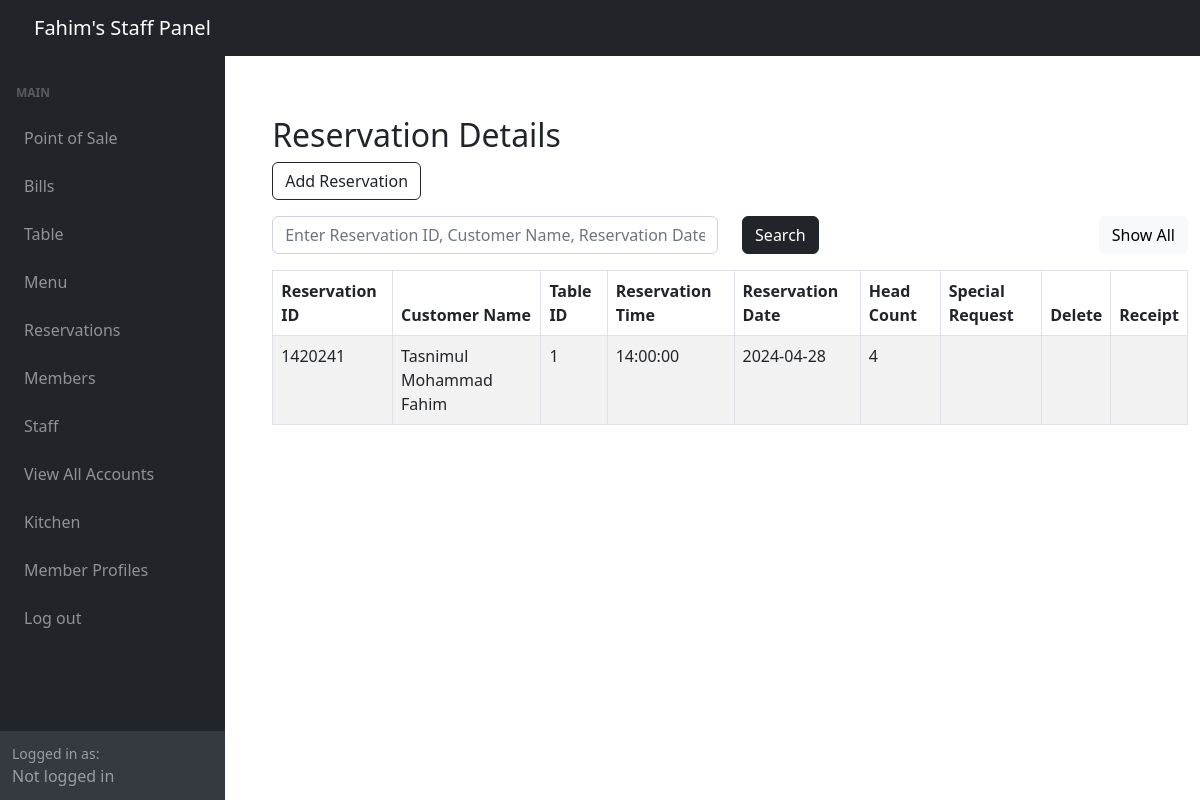
/adminSide/panel/reservation-panel.php, run on the app's committed database.
### tables this page shows
CREATE TABLE `reservations` (
  `reservation_id` int(11) NOT NULL,
  `customer_name` varchar(255) DEFAULT NULL,
  `table_id` int(11) DEFAULT NULL,
  `reservation_time` time DEFAULT NULL,
  `reservation_date` date DEFAULT NULL,
  `head_count` int(11) DEFAULT NULL,
  `special_request` varchar(255) DEFAULT NULL
);

### adminSide/panel/reservation-panel.php (the view, shortened to what this page needs)
<?php include '../inc/dashHeader.php'; ?>
<div class="wrapper">
    <div class="container-fluid pt-5 pl-600">
        <div class="row">
            <div class="m-50">
                <div class="mt-5 mb-3">
                    <h2 class="pull-left">Reservation Details</h2>
                    <a href="../reservationsCrud/createReservation.php" class="btn btn-outline-dark"><i class="fa fa-plus"></i> Add Reservation</a>
                </div>
                <div class="mb-3">
                    <form method="POST" action="#">
                        <div class="row">
                            <div class="col-md-6">
                                <input required type="text" id="search" name="search" class="form-control" placeholder="Enter Reservation ID, Customer Name, Reservation Date (2023-09)">
                            </div>
                            <div class="col-md-3">
                                <button type="submit" class="btn btn-dark">Search</button>
                            </div>
                            <div class="col" style="text-align: right;" >
                                <a href="reservation-panel.php" class="btn btn-light">Show All</a>
                            </div>
                        </div>
                    </form>
                </div>
                <?php
                require_once "../config.php";
                $sql = "SELECT * FROM reservations ORDER BY reservation_id;";
                if (isset($_POST['search'])) {
                    if (!empty($_POST['search'])) {
                        $search = $_POST['search'];
                        $sql = "SELECT * FROM reservations WHERE reservation_date LIKE '%$search%' OR reservation_id LIKE '%$search%' OR customer_name LIKE '%$search%'";
                    } else {
                        $sql = "SELECT * FROM reservations ORDER BY reservation_date DESC, reservation_time DESC;";
                    }
                } else{
                    $sql = "SELECT * FROM reservations ORDER BY reservation_date DESC, reservation_time DESC;";
                }
                if ($result = mysqli_query($link, $sql)) {
                    if (mysqli_num_rows($result) > 0) {
                        echo '<table class="table table-bordered table-striped">';
                        echo "<thead>";
                        echo "<tr>";
                        echo "<th>Reservation ID</th>";
                        echo "<th>Customer Name</th>";
                        echo "<th>Table ID</th>";
                        echo "<th>Reservation Time</th>";
                        echo "<th>Reservation Date</th>";
                        echo "<th>Head Count</th>";
                        echo "<th>Special Request</th>";
                        echo "<th>Delete</th>";
                        echo "<th>Receipt</th>";
                        echo "</tr>";
                        echo "</thead>";
                        echo "<tbody>";
                        while ($row = mysqli_fetch_array($result)) {
                            echo "<tr>";
                            echo "<td>" . $row['reservation_id'] . "</td>";
                            echo "<td>" . $row['customer_name'] . "</td>";
                            echo "<td>" . $row['table_id'] . "</td>";
                            echo "<td>" . $row['reservation_time'] . "</td>";
                            echo "<td>" . $row['reservation_date'] . "</td>";
                            echo "<td>" . $row['head_count'] . "</td>";
                            echo "<td>" . $row['special_request'] . "</td>";
                            echo "<td>";
                            echo "</td>";
                            echo "<td>";
                            echo "</td>";
                            echo "</tr>";
                        }
                        echo "</tbody>";
                        echo "</table>";
                    } else {
                        echo '<div class="alert alert-danger"><em>No records were found.</em></div>';
                    }
                } else {
                    echo "Oops! Something went wrong. Please try again later.";
                }
                ?>
            </div>
        </div>
    </div>
</div>
<?php include '../inc/dashFooter.php'; ?>

### adminSide/panel/reservation-panel.php (style rules this page uses)
.wrapper { width: 1300px; padding-left: 200px; padding-top: 20px }

### data on the page
reservations: reservation_id "1420241", customer_name "Tasnimul Mohammad Fahim", table "1", reservation_time "14:00:00", reservation_date "2024-04-28", head_count "4"
